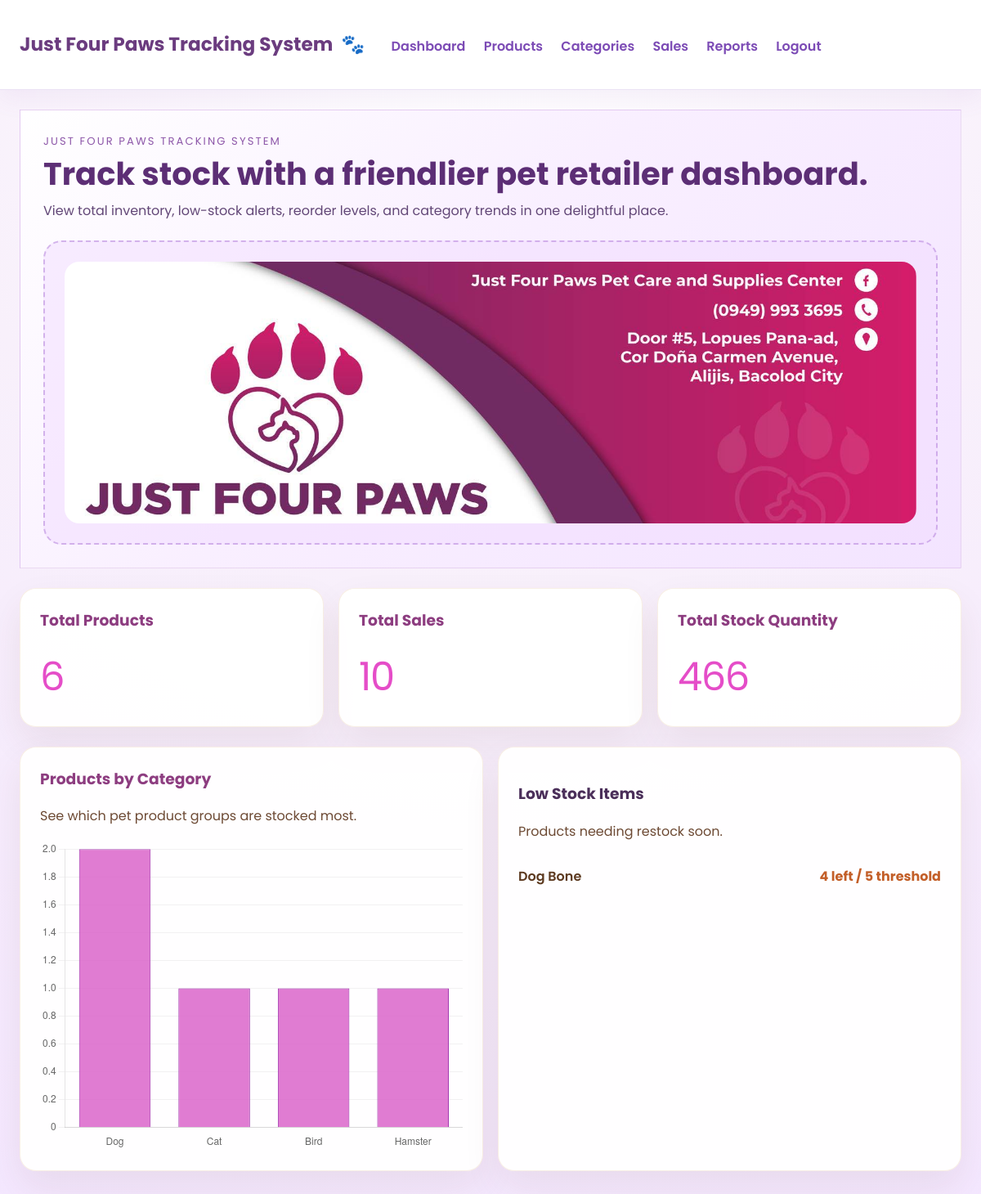
/dashboard.php (signed in), run on the app's committed database.
### tables this page shows
CREATE TABLE `products` (
  `id` int(11) NOT NULL AUTO_INCREMENT,
  `category_id` int(11) DEFAULT NULL,
  `product_name` varchar(255) NOT NULL,
  `quantity` int(11) NOT NULL,
  `reorder_threshold` int(11) NOT NULL DEFAULT 5,
  `price` decimal(10,2) NOT NULL,
  `supplier` varchar(255) DEFAULT NULL,
  PRIMARY KEY (`id`)
);

### dashboard.php (the view, shortened to what this page needs)
<?php
include 'config/database.php';
include 'includes/header.php';
$product_count = mysqli_fetch_assoc(
    mysqli_query(
        $inventory_conn,
        "SELECT COUNT(*) as total FROM products"
    )
);
$sales_count = mysqli_fetch_assoc(
    mysqli_query(
        $sales_conn,
        "SELECT COUNT(*) as total FROM sales"
    )
);
$total_stock = mysqli_fetch_assoc(
    mysqli_query(
        $inventory_conn,
        "SELECT SUM(quantity) as total_stock FROM products"
    )
);
$category_stats = mysqli_query(
    $inventory_conn,
    "SELECT categories.name AS category_name, COUNT(products.id) AS total_products
     FROM categories
     LEFT JOIN products ON products.category_id = categories.id
     GROUP BY categories.id"
);
$low_stock = mysqli_query(
    $inventory_conn,
    "SELECT products.*, categories.name AS category_name
     FROM products
     LEFT JOIN categories ON products.category_id = categories.id
     WHERE products.quantity <= COALESCE(products.reorder_threshold, 5)
     ORDER BY products.quantity ASC
     LIMIT 6"
);
$chart_labels = [];
$chart_values = [];
while ($row = mysqli_fetch_assoc($category_stats)) {
    $chart_labels[] = $row['category_name'] ?: 'Uncategorized';
    $chart_values[] = (int) $row['total_products'];
}
?>
<div class="hero-card">
    <div class="hero-copy">
        <p class="eyebrow">Just Four Paws Tracking System</p>
        <h1>Track stock with a friendlier pet retailer dashboard.</h1>
        <p>View total inventory, low-stock alerts, reorder levels, and category trends in one delightful place.</p>
    </div>
    <div class="hero-placeholder">
        <img src="assets/images/just4paws.jpg" alt="Just Four Paws placeholder image" class="hero-placeholder-image">
    </div>
</div>
<div class="dashboard-grid">
    <div class="card stat-card">
        <h3>Total Products</h3>
        <p class="stat-number"><?php echo $product_count['total']; ?></p>
    </div>
    <div class="card stat-card">
        <h3>Total Sales</h3>
        <p class="stat-number"><?php echo $sales_count['total']; ?></p>
    </div>
    <div class="card stat-card">
        <h3>Total Stock Quantity</h3>
        <p class="stat-number"><?php echo (int) $total_stock['total_stock']; ?></p>
    </div>
</div>
<div class="dashboard-grid">
    <div class="card chart-card">
        <div class="chart-header">
            <h3>Products by Category</h3>
            <p>See which pet product groups are stocked most.</p>
        </div>
        <?php if (!empty($chart_labels)) : ?>
            <canvas id="categoryChart" height="220"></canvas>
        <?php else: ?>
            <div class="empty-chart">No categories available yet. Add categories to populate the chart.</div>
        <?php endif; ?>
    </div>
    <div class="card low-stock-card">
        <div class="chart-header">
            <h3>Low Stock Items</h3>
            <p>Products needing restock soon.</p>
        </div>
        <?php if (mysqli_num_rows($low_stock)) : ?>
            <ul class="low-stock-list">
                <?php while ($row = mysqli_fetch_assoc($low_stock)) : ?>
                    <li>
                        <span class="product-name"><?php echo htmlspecialchars($row['product_name']); ?></span>
                        <span class="product-count"><?php echo (int) $row['quantity']; ?> left / <?php echo (int) $row['reorder_threshold']; ?> threshold</span>
                    </li>
                <?php endwhile; ?>
            </ul>
        <?php else: ?>
            <div class="empty-chart">All products are currently well stocked.</div>
        <?php endif; ?>
    </div>
</div>
<script>
    const chartLabels = <?php echo json_encode($chart_labels); ?>;
    const chartValues = <?php echo json_encode($chart_values, JSON_NUMERIC_CHECK); ?>;
    if (chartLabels.length) {
        const ctx = document.getElementById('categoryChart').getContext('2d');
        new Chart(ctx, {
            type: 'bar',
            data: {
                labels: chartLabels,
                datasets: [{
                    label: 'Products',
                    data: chartValues,
                    backgroundColor: 'rgba(219, 101, 202, 0.85)',
                    borderColor: 'rgba(159, 52, 173, 1)',
                    borderWidth: 1
                }]
            },
            options: {
                responsive: true,
                plugins: {
                    legend: { display: false }
                },
                scales: {
                    x: { grid: { display: false } },
                    y: { beginAtZero: true, grid: { color: 'rgba(0,0,0,0.05)' } }
                }
            }
        });
    }
</script>
<?php include 'includes/footer.php'; ?>

### assets/style.css (style rules this page uses)
body { font-family: 'Poppins', 'Segoe UI', Tahoma, Geneva, Verdana, sans-serif; margin: 0; background: radial-gradient(circle at top, #ffffff 0%, #f8f0fb 45%, #f4e7ff 100%); color: #4b2f5a; }
.dashboard-grid { display: grid; grid-template-columns: repeat(auto-fit, minmax(220px, 1fr)); gap: 18px; margin-bottom: 24px; }
.card, .form-card, .chart-card, .table-card { background: rgba(255, 255, 255, 0.95); border-radius: 20px; box-shadow: 0 20px 45px rgba(93, 57, 25, 0.08); padding: 24px; border: 1px solid rgba(220, 174, 127, 0.2); }
.stat-card h3, .chart-card h3, .form-card h3, .table-card h3 { margin-top: 0; color: #8d3d80; }
.stat-number { font-size: 3rem; margin: 12px 0 0; color: #e54dc8; letter-spacing: -0.03em; }
.chart-header p { color: #8f4e9d; }
.chart-header { margin-bottom: 18px; }
.chart-header p { margin: 6px 0 0; color: #6d4a34; }
.hero-card { display: grid; grid-template-columns: 1fr; gap: 24px; align-items: start; margin-bottom: 24px; padding: 28px; background: linear-gradient(135deg, #ffffff 0%, #f9efff 45%, #f3e4ff 100%); border: 1px solid rgba(171, 107, 199, 0.25); }
.hero-copy .eyebrow { text-transform: uppercase; font-size: 0.82rem; letter-spacing: 0.16em; color: #8d57a9; margin-bottom: 10px; }
.hero-copy h1 { margin: 0 0 12px; font-size: 2.4rem; line-height: 1.05; color: #5c2e75; }
.hero-copy p { margin: 0; font-size: 1rem; color: #624777; }
.hero-placeholder { display: flex; align-items: center; justify-content: center; min-height: 220px; border: 2px dashed rgba(145, 74, 199, 0.35); border-radius: 22px; background: rgba(241, 219, 255, 0.5); padding: 24px; }
.hero-placeholder-image { width: 100%; height: 100%; max-height: 320px; object-fit: cover; border-radius: 18px; }
.low-stock-card { min-height: 280px; }
.low-stock-list { list-style: none; padding: 0; margin: 0; }
.low-stock-list li { display: flex; justify-content: space-between; padding: 12px 0; border-bottom: 1px solid #f5d5bc; color: #5d3a20; }
.low-stock-list li:last-child { border-bottom: none; }
.product-name { font-weight: 600; }
.product-count { color: #c35f29; font-weight: 700; }

### data on the page
products: product_name "Dog Bone", quantity "4", reorder_threshold "5"

### other printed values
$product_count['total'] "6"
$sales_count['total'] "10"
$total_stock['total_stock'] "466"
chart data {{ json_encode($chart_labels) }} ["Dog","Cat","Bird","Hamster"]
chart data {{ json_encode($chart_values, JSON_NUMERIC_CHECK) }} [2,1,1,1]
